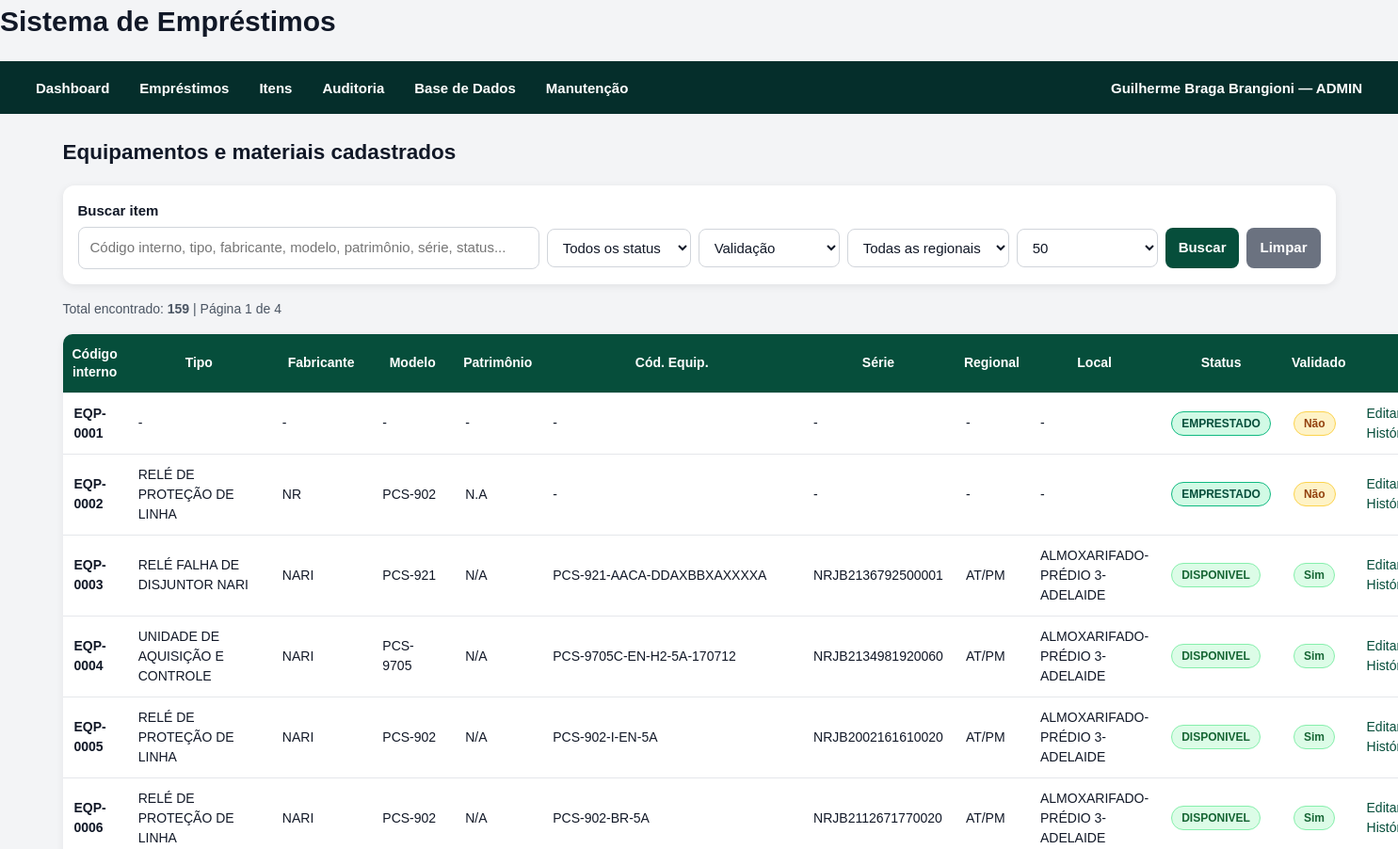
The page /itens/ (signed in, upper part) on the database as committed earlier.
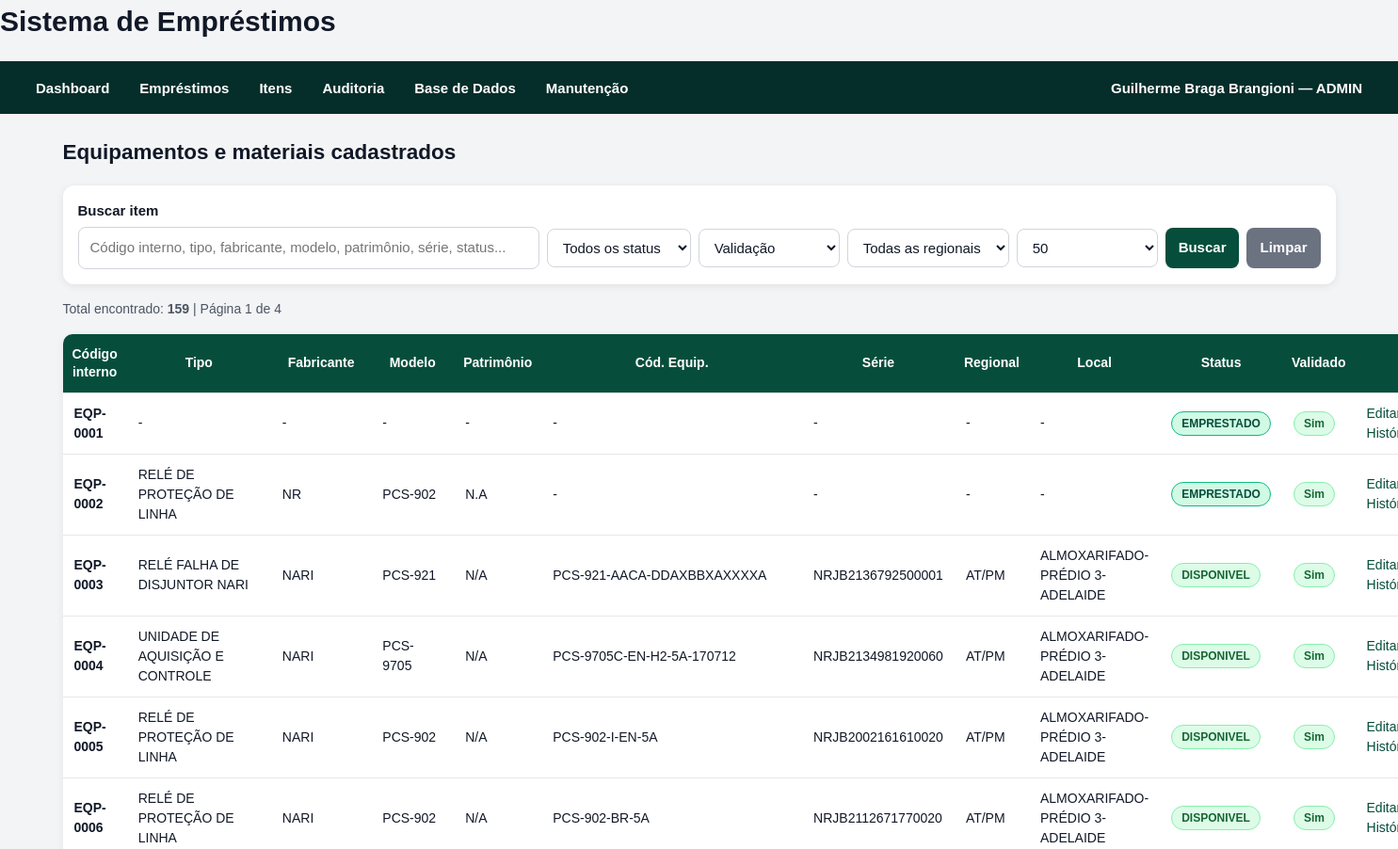
The same page on the database as committed later.
### models/equipment.py (models this page shows)
class Equipment(db.Model):
    __tablename__ = "equipments"
    id = db.Column(db.Integer, primary_key=True)
    codigo_interno = db.Column(db.String(100), unique=True, index=True)
    nome = db.Column(db.String(255), nullable=False)
    nome_normalizado = db.Column(db.String(255), nullable=False, index=True)
    fabricante = db.Column(db.String(255))
    modelo = db.Column(db.String(255))
    tipo_equipamento = db.Column(db.String(255))
    patrimonio = db.Column(db.String(255), index=True)
    codigo_equipamento = db.Column(db.String(255), index=True)
    serial = db.Column(db.String(255), index=True)
    categoria = db.Column(db.String(255))
    status = db.Column(db.String(50), default="DISPONIVEL", index=True)
    status_planilha = db.Column(db.String(255))
    regional = db.Column(db.String(255))
    data_inventario = db.Column(db.DateTime)
    local_armazenagem = db.Column(db.String(255))
    subestacao_origem = db.Column(db.String(255))
    emprestado_para_planilha = db.Column(db.String(255))
    data_emprestimo_planilha = db.Column(db.DateTime)
    validado = db.Column(db.Boolean, default=False)
    observacoes = db.Column(db.Text)
    created_at = db.Column(db.DateTime, default=datetime.utcnow)
    updated_at = db.Column(
        db.DateTime,
        default=datetime.utcnow,
        onupdate=datetime.utcnow,
    )
    loan_items = db.relationship("LoanItem", back_populates="equipment")

### routes/equipment_routes.py (the view, shortened to what this page needs)
@equipment_bp.route("/")
def list_items():
    search_text = request.args.get("q", "").strip()
    status_filter = request.args.get("status", "").strip()
    validado_filter = request.args.get("validado", "").strip()
    regional_filter = request.args.get("regional", "").strip()
    page = request.args.get("page", 1, type=int)
    per_page = request.args.get("per_page", 50, type=int)
    if per_page not in [25, 50, 100]:
        per_page = 50
    query = Equipment.query
    if status_filter:
        query = query.filter(Equipment.status == status_filter)
    if validado_filter == "SIM":
        query = query.filter(Equipment.validado.is_(True))
    elif validado_filter == "NAO":
        query = query.filter(Equipment.validado.is_(False))
    if regional_filter:
        query = query.filter(Equipment.regional == regional_filter)
    pagination = query.order_by(
        Equipment.codigo_interno.asc(),
        Equipment.tipo_equipamento.asc(),
        Equipment.fabricante.asc(),
        Equipment.modelo.asc(),
    ).paginate(
        page=page,
        per_page=per_page,
        error_out=False,
    )
    equipments = pagination.items
    regionais = [
        row[0] for row in (
            db.session.query(Equipment.regional)
            .filter(Equipment.regional.isnot(None))
            .distinct()
            .order_by(Equipment.regional.asc())
            .all()
        )
        if row[0]
    ]
    return render_template(
        "equipment_list.html",
        equipments=equipments,
        pagination=pagination,
        search_text=search_text,
        status_filter=status_filter,
        validado_filter=validado_filter,
        regional_filter=regional_filter,
        regionais=regionais,
        per_page=per_page,
        status_options=[status.value for status in EquipmentStatus],
    )

### services/approval_service.py (called while the page is built, shortened)
    @staticmethod
    def count_pending_for_current_user() -> int:
        current_user = AuthService.get_current_user()
        if not current_user:
            return 0
        query = (
            Loan.query
            .join(Approver, Loan.approver_id == Approver.id)
            .filter(Loan.status == LoanStatus.PENDENTE_APROVACAO.value)
        )
        if current_user.role == UserRole.ADMIN.value:
            return query.count()

### services/auth_service.py (called while the page is built)
    @staticmethod
    def count_users() -> int:
        return SystemUser.query.count()

    @staticmethod
    def get_current_user() -> SystemUser | None:
        user_id = session.get(AuthService.SESSION_USER_ID_KEY)
        if not user_id:
            return None
        user = db.session.get(SystemUser, user_id)
        if not user or not user.active:
            AuthService.logout_user()
            return None
        return user

### utils/status_ui.py (called while the page is built)
def normalize_status(status: str) -> str:
    return str(status or "").strip().upper()

### templates/equipment_list.html (shortened to what this page needs)
{% extends "base.html" %}
{% block content %}
<h2>Equipamentos e materiais cadastrados</h2>
<form method="get" action="{{ url_for('equipment_bp.list_items') }}" class="search-form">
    <label for="q">Buscar item</label>
    <div class="search-row">
        <input
            type="text"
            id="q"
            name="q"
            value="{{ search_text or '' }}"
            placeholder="Código interno, tipo, fabricante, modelo, patrimônio, série, status..."
        >
        <select name="status">
            <option value="">Todos os status</option>
        </select>
        <select name="validado">
            <option value="">Validação</option>
        </select>
        <select name="regional">
            <option value="">Todas as regionais</option>
        </select>
        <select name="per_page">
            <option value="50" {% if per_page == 50 %}selected{% endif %}>50</option>
        </select>
        <button type="submit">Buscar</button>
        <a class="button secondary" href="{{ url_for('equipment_bp.list_items') }}">
            Limpar
        </a>
    </div>
</form>
<p class="hint">
    Total encontrado: <strong>{{ pagination.total }}</strong>
    | Página {{ pagination.page }} de {{ pagination.pages or 1 }}
</p>
<table>
    <thead>
        <tr>
            <th>Código interno</th>
            <th>Tipo</th>
            <th>Fabricante</th>
            <th>Modelo</th>
            <th>Patrimônio</th>
            <th>Cód. Equip.</th>
            <th>Série</th>
            <th>Regional</th>
            <th>Local</th>
            <th>Status</th>
            <th>Validado</th>
            <th></th>
        </tr>
    </thead>
    <tbody>
        {% if equipments %}
            {% for item in equipments %}
            <tr>
                <td><strong>{{ item.codigo_interno }}</strong></td>
                <td>{{ item.tipo_equipamento or "-" }}</td>
                <td>{{ item.fabricante or "-" }}</td>
                <td>{{ item.modelo or "-" }}</td>
                <td>{{ item.patrimonio or "-" }}</td>
                <td>{{ item.codigo_equipamento or "-" }}</td>
                <td>{{ item.serial or "-" }}</td>
                <td>{{ item.regional or "-" }}</td>
                <td>{{ item.local_armazenagem or "-" }}</td>
                <td>
                    <span class="status-badge {{ status_badge_class(item.status) }}">
                        {{ format_status_label(item.status) }}
                    </span>
                </td>
                <td>
                    {% if item.validado %}
                        <span class="status-badge status-success">Sim</span>
                    {% else %}
                        <span class="status-badge status-warning">Não</span>
                    {% endif %}
                </td>
                <td>
                    <a href="{{ url_for('equipment_bp.edit_item', equipment_id=item.id) }}">
                        Editar
                    </a>
                    <a href="{{ url_for('equipment_bp.item_history', equipment_id=item.id) }}">
                        Histórico
                    </a>
                </td>
            </tr>
            {% endfor %}
        {% else %}
            <tr>
                <td colspan="12">Nenhum item encontrado.</td>
            </tr>
        {% endif %}
    </tbody>
</table>
{% endblock %}

Rows that differ between the two databases and show on the page:
changed Equipment "EQP-0001": validado "Não" → "Sim"
changed Equipment "EQP-0002": validado "Não" → "Sim"
